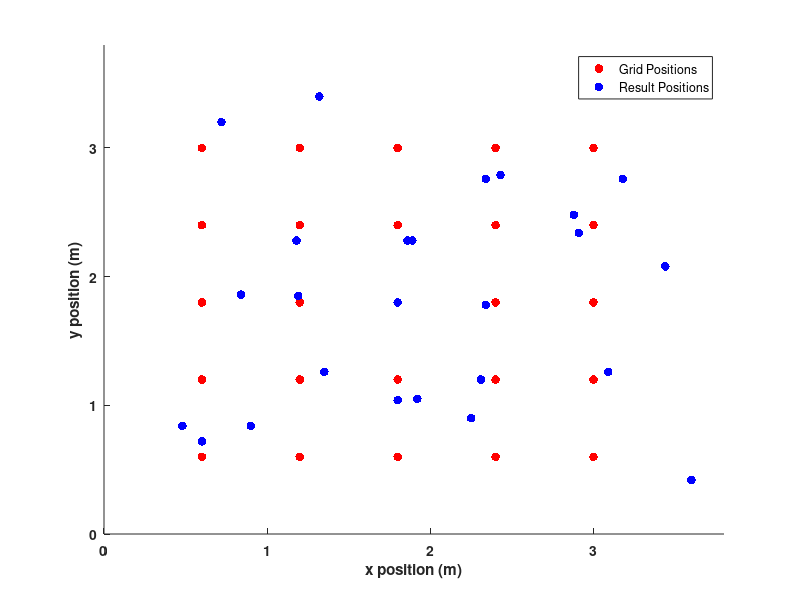
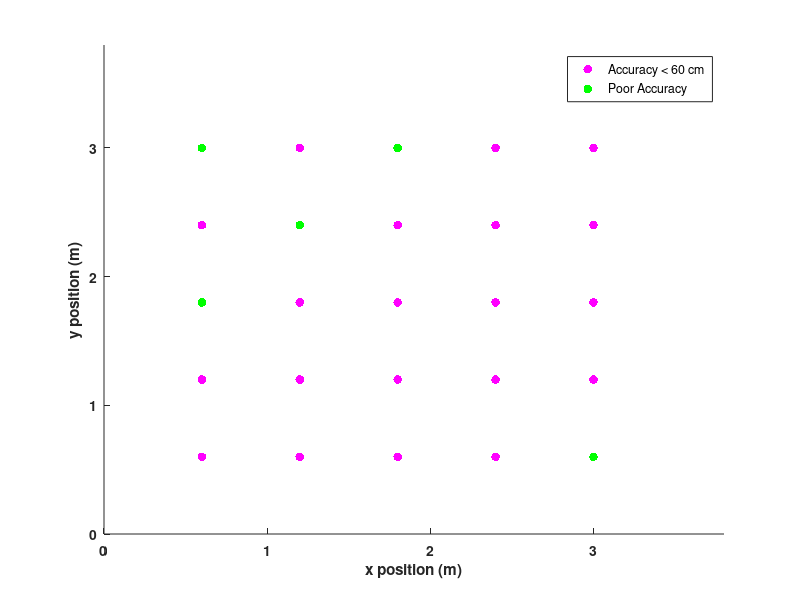

Source code (MATLAB) for these figures, in order:
close all
clear
clc

% Draw the grid points.
figure;
GridPos = [0.6, 0.6; 0.6, 1.2; 0.6, 1.8; 0.6, 2.4; 0.6, 3.0;
    1.2, 0.6; 1.2, 1.2; 1.2, 1.8; 1.2, 2.4; 1.2, 3.0;
    1.8, 0.6; 1.8, 1.2; 1.8, 1.8; 1.8, 2.4; 1.8, 3.0;
    2.4, 0.6; 2.4, 1.2; 2.4, 1.8; 2.4, 2.4; 2.4, 3.0;
    3.0, 0.6; 3.0, 1.2; 3.0, 1.8; 3.0, 2.4; 3.0, 3.0];
scatter(GridPos(:, 1), GridPos(:, 2), 40, 'r', 'filled');
hold on

% Calibration 2.
ResPos = [0.6, 0.72; 0.48, 0.84; 0.84, 1.86; 3.18, 2.76; 1.32, 3.4;
    0.9, 0.84; 1.35, 1.26; 1.19, 1.85; 0.72, 3.2; 1.18, 2.28;
    1.92, 1.05; 1.8, 1.04; 1.8, 1.8; 1.86, 2.28; 1.89, 2.28;
    2.25, 0.9; 2.31, 1.2; 2.34, 1.78; 2.34, 2.76; 2.43, 2.79;
    3.6, 0.42; 3.09, 1.26; 2.91, 2.34; 2.88, 2.48; 3.44, 2.08];

% Calibration 5.
% ResPos = [0.6, 0.72; 0.84, 1.2; 1.08, 1.08; 0.6, 2.4; 1.32, 3.36;
%     1.14, 0.18; 1.32, 1.2; 1.32, 1.92; 1.56, 0.84; 1.32, 2.64;
%     1.92, 1.08; 1.8, 0.92; 1.8, 1.8; 1.8, 2.28; 1.89, 2.28;
%     2.4, 0.6; 2.4, 0.72; 2.28, 1.92; 2.4, 2.76; 2.4, 2.88;
%     3.36, 0.84; 3.12, 1.2; 3.0, 2.64; 2.88, 2.52; 3.0, 2.88];
scatter(ResPos(:, 1), ResPos(:, 2), 40, 'b', 'filled');

legend('Grid Positions', 'Result Positions');

xlim([0, 3.8]);
ylim([0, 3.8]);
xlabel('x position (m)');
ylabel('y position (m)');
set(gca, 'fontweight', 'bold');

CalDist = sqrt((GridPos(:, 1) - ResPos(:, 1)).^2 + (GridPos(:, 2) - ResPos(:, 2)).^2);
CalDist = (reshape(CalDist, [5, 5]))';

figure;
GridPosGood = [0.6, 0.6; 0.6, 1.2; 0.6, 2.4;
    1.2, 0.6; 1.2, 1.2; 1.2, 1.8; 1.2, 3.0;
    1.8, 0.6; 1.8, 1.2; 1.8, 1.8; 1.8, 2.4;
    2.4, 0.6; 2.4, 1.2; 2.4, 1.8; 2.4, 2.4; 2.4, 3.0;
    3.0, 1.2; 3.0, 1.8; 3.0, 2.4; 3.0, 3.0];
scatter(GridPosGood(:, 1), GridPosGood(:, 2), 40, 'm', 'filled');
hold on

GridPosNotGood = [0.6, 1.8; 0.6, 3.0;
    1.2, 2.4;
    1.8, 3.0;
    
    3.0, 0.6];
scatter(GridPosNotGood(:, 1), GridPosNotGood(:, 2), 40, 'g', 'filled');

legend('Accuracy < 60 cm', 'Poor Accuracy');

xlim([0, 3.8]);
ylim([0, 3.8]);
xlabel('x position (m)');
ylabel('y position (m)');
set(gca, 'fontweight', 'bold');